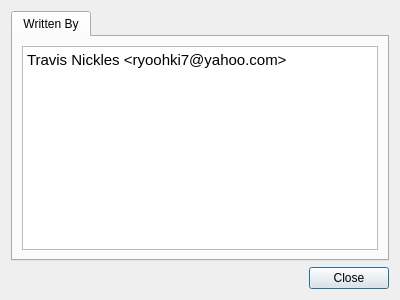
<?xml version="1.0" encoding="UTF-8"?>
<ui version="4.0">
 <class>CreditsDialog</class>
 <widget class="QDialog" name="CreditsDialog">
  <property name="windowModality">
   <enum>Qt::NonModal</enum>
  </property>
  <property name="geometry">
   <rect>
    <x>0</x>
    <y>0</y>
    <width>400</width>
    <height>300</height>
   </rect>
  </property>
  <property name="minimumSize">
   <size>
    <width>400</width>
    <height>300</height>
   </size>
  </property>
  <property name="windowTitle">
   <string>Credits</string>
  </property>
  <property name="modal">
   <bool>true</bool>
  </property>
  <layout class="QGridLayout" name="gridLayout">
   <item row="0" column="0">
    <widget class="QTabWidget" name="tabWidget">
     <property name="currentIndex">
      <number>0</number>
     </property>
     <widget class="QWidget" name="tab">
      <attribute name="title">
       <string>Written By</string>
      </attribute>
      <layout class="QGridLayout" name="gridLayout_2">
       <item row="0" column="0">
        <widget class="QTextEdit" name="textEdit">
         <property name="html">
          <string>&lt;!DOCTYPE HTML PUBLIC &quot;-//W3C//DTD HTML 4.0//EN&quot; &quot;http://www.w3.org/TR/REC-html40/strict.dtd&quot;&gt;
&lt;html&gt;&lt;head&gt;&lt;meta name=&quot;qrichtext&quot; content=&quot;1&quot; /&gt;&lt;style type=&quot;text/css&quot;&gt;
p, li { white-space: pre-wrap; }
&lt;/style&gt;&lt;/head&gt;&lt;body style=&quot; font-family:'Ubuntu'; font-size:11pt; font-weight:400; font-style:normal;&quot;&gt;
&lt;p style=&quot; margin-top:0px; margin-bottom:0px; margin-left:0px; margin-right:0px; -qt-block-indent:0; text-indent:0px;&quot;&gt;Travis Nickles &amp;lt;ryoohki7@yahoo.com&amp;gt;&lt;/p&gt;&lt;/body&gt;&lt;/html&gt;</string>
         </property>
        </widget>
       </item>
      </layout>
     </widget>
    </widget>
   </item>
   <item row="1" column="0">
    <widget class="QDialogButtonBox" name="buttonBox">
     <property name="standardButtons">
      <set>QDialogButtonBox::Close</set>
     </property>
    </widget>
   </item>
  </layout>
 </widget>
 <resources/>
 <connections>
  <connection>
   <sender>buttonBox</sender>
   <signal>clicked(QAbstractButton*)</signal>
   <receiver>CreditsDialog</receiver>
   <slot>hide()</slot>
   <hints>
    <hint type="sourcelabel">
     <x>357</x>
     <y>275</y>
    </hint>
    <hint type="destinationlabel">
     <x>209</x>
     <y>299</y>
    </hint>
   </hints>
  </connection>
 </connections>
</ui>
